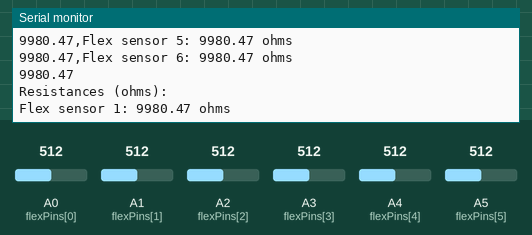
A sketch run on a simulated Arduino Uno, built with avr-gcc and run on an emulated ATmega328P. On the bench: the last lines printed to the serial monitor. The inputs (shaded band) are chosen by the test bench; at power-on: A0 (flexPins[0]) = 512, A1 (flexPins[1]) = 512, A3 (flexPins[3]) = 512, A2 (flexPins[2]) = 512, A4 (flexPins[4]) = 512, A5 (flexPins[5]) = 512.

Above: at 1.4 s.
1.5 s: A0 (flexPins[0]) set to 498
At 1.89 s:
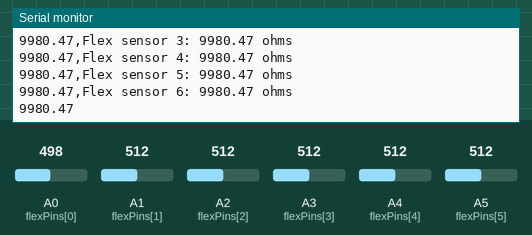
4.9 s: A1 (flexPins[1]) set to 502
8.3 s: A3 (flexPins[3]) set to 497
At 8.79 s:
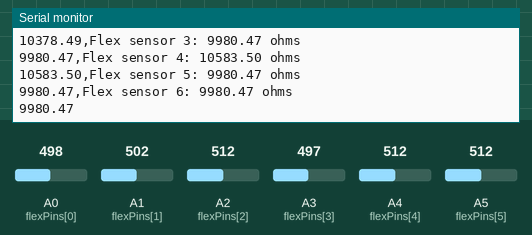
Timing chart, 0 to 11.3 s (numbered marks = the images above; inputs shaded):
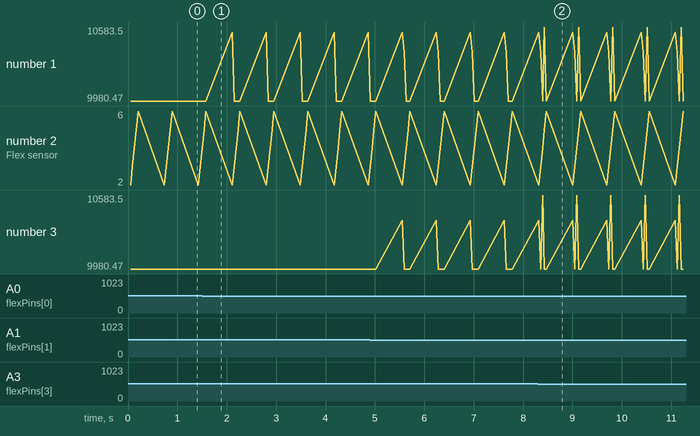

The sketch:

GloveTranslator.ino
```cpp
// Flex sensor pins
const int flexPins[] = {A0, A1, A2, A3, A4, A5}; // Analog pins connected to flex sensors

// Known fixed resistor value (in ohms)
const float fixedResistor = 10000.0; // 10k ohms

void setup() {
  Serial.begin(9600); // Start serial communication
}

void loop() {
  // For Serial Monitor (formatted output)
  Serial.println("Resistances (ohms):");

  // For Serial Plotter (raw values)
  for (int i = 0; i < 6; i++) {
    // Read the analog value from each flex sensor
    int sensorValue = analogRead(flexPins[i]);

    // Calculate the voltage (Arduino ADC = 10-bit, 0-1023 corresponds to 0-5V)
    float voltage = sensorValue * (5.0 / 1023.0);

    // Calculate the resistance of the flex sensor using the voltage divider formula
    float flexResistor = (5.0 * fixedResistor / voltage) - fixedResistor;

    // For Serial Monitor: Print sensor number and resistance
    Serial.print("Flex sensor ");
    Serial.print(i + 1);
    Serial.print(": ");
    Serial.print(flexResistor);
    Serial.println(" ohms");

    // For Serial Plotter: Output the resistance values
    Serial.print(flexResistor);
    if (i < 5) {
      Serial.print(","); // Comma separates values for Serial Plotter
    }
  }
  Serial.println(); // Newline for Serial Plotter

  // Wait a short time before reading again
  delay(500);
}
```

Measured:
- the behaviour switches between 512 and 511 on A0 (flexPins[0]) (found by bisection; images 0 and 1)
- after the input at 8.3 s, the serial monitor: prints a new line after 0.09 s (image 2)
- plotted number 1: 9980.47 → 10542.17 after the input at 1.5 s
